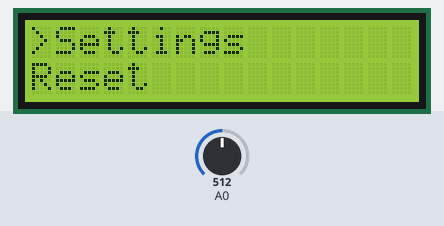
This sketch was run on a simulated ESP8266 (NodeMCU). Parts: 16×2 character LCD. Inputs (shaded band) come from the test bench; at power-on: A0 = 512.

Above: at 1.2 s.
1.3 s: A0 set to 358
2.8 s: A0 set to 340
At 4.2 s:
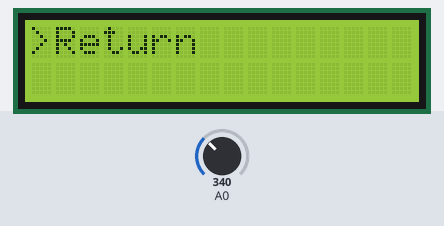
4.8 s: A0 set to 315
6.3 s: A0 set to 285
At 6.55 s:
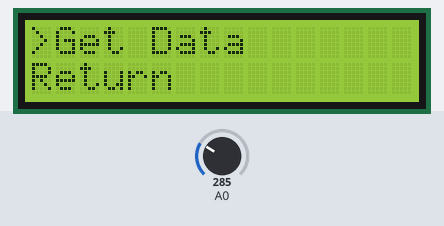
8.4 s: A0 set to 306
At 8.63 s:
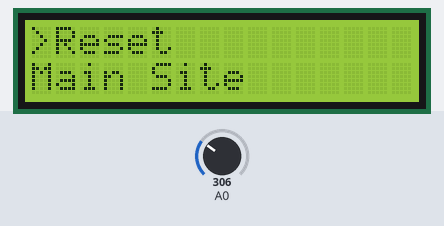
Timing chart, 0 to 11.4 s (numbered marks = the images above; inputs shaded):
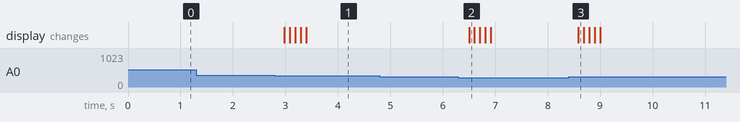

The sketch:

shield_ENG.ino
```cpp
#define SELECT_KEY   1
#define LEFT_KEY     2
#define DOWN_KEY     3
#define UP_KEY       4
#define RIGHT_KEY    5

#include <LiquidCrystal.h>
const int rs=D1, en=D2, d4=D4, d5=D5, d6=D6, d7=D7;
LiquidCrystal lcd(rs,en,d4,d5,d6,d7); //select the pins used on the LCD panel

int menuPos = 0;

String menuLines[6] =
{
  "Settings",
  "Reset",
  "Main Site",
  "Server IP",
  "Get Data",
  "Return"
};

void setup() {

  lcd.begin( 16, 2 );

}

void loop() {

   lcd.clear();
   lcd.print(">"); lcd.print( menuLines[ menuPos ] );
   lcd.setCursor(0, 1); lcd.print( menuLines[ menuPos + 1] );

   if( getKeyID() == UP_KEY ) menuPos--;
   if( getKeyID() == DOWN_KEY ) menuPos++;

   if( menuPos < 0 ) menuPos = 0;
   if( menuPos > 5 ) menuPos = 5;

   delay(100);


}

int getKeyID()
{
  int aRead = analogRead( A0 );

  if( aRead > 500 ) return 0;                //no key is pressed
  if( aRead > 420  ) return SELECT_KEY;      //select key
  if( aRead > 350  ) return LEFT_KEY;        //left key
  if( aRead > 300  ) return DOWN_KEY;        //right key
  if( aRead > 150   ) return UP_KEY;         //up key
  if( aRead < 30   ) return RIGHT_KEY;       //right key

return 0;
}
```

Measured:
- the behaviour switches between 351 and 350 on A0 (found by bisection; images 0 and 1)
- the behaviour switches between 301 and 300 on A0 (found by bisection; images 1 and 2)
- after the input at 1.3 s, every drawn part: stays the same
- after the input at 2.8 s, the display: first changes after 0.18 s (image 1 shows a later state)
- after the input at 4.8 s, every drawn part: stays the same
- after the input at 6.3 s, the display: changes after 0.20 s (image 2)
- after the input at 8.4 s, the display: changes after 0.19 s (image 3)
